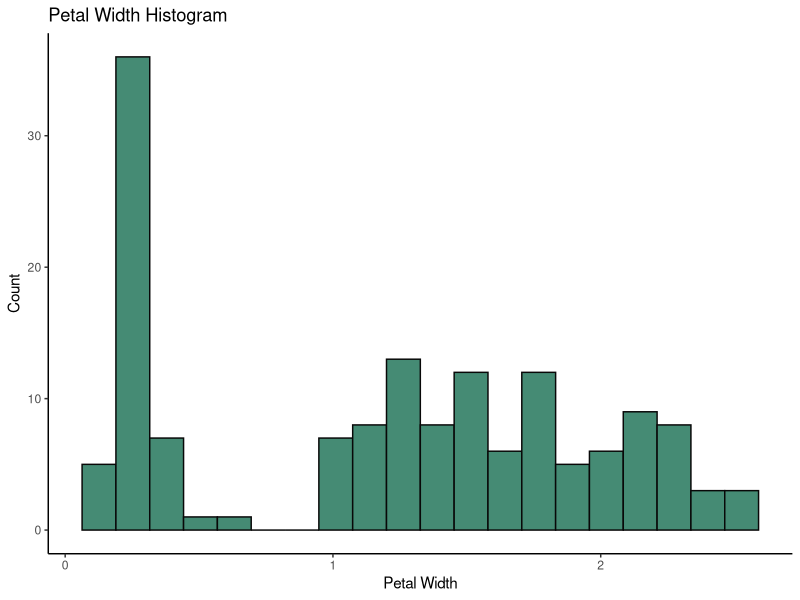
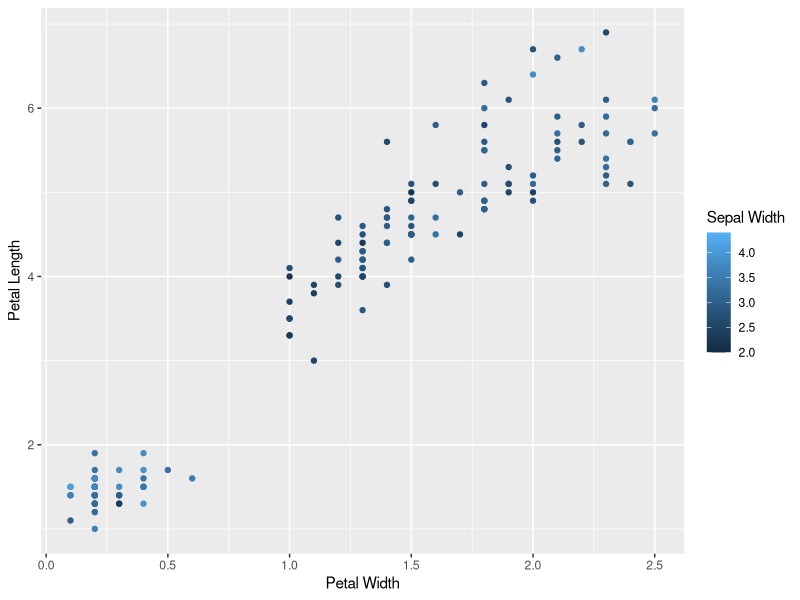

The R source for these figures, in order:
## ---- chunk 1
knitr::opts_chunk$set(echo = TRUE)
library(tidyverse) ## Load tidyverse library
## ---- chunk 2
## This is a code chunk.
head(iris)
## ---- chunk 3
tail(iris)
## ---- chunk 4
max(iris$Sepal.Length)
## ---- chunk 5
library(ggplot2)
ggplot(iris, aes(x = Petal.Width)) +
  geom_histogram(fill = "aquamarine4",
                 color = "grey3" ,
                 bins = 20) +
  theme_classic() +
  labs(x = "Petal Width" , y = "Count", title = "Petal Width Histogram")
## ---- chunk 6
library(ggplot2)
    ggplot(iris, aes(x = Petal.Width, y = Petal.Length)) +
      geom_point(aes(color = Sepal.Width)) +
      labs(x = "Petal Width", y = "Petal Length", color = "Sepal Width")
      
